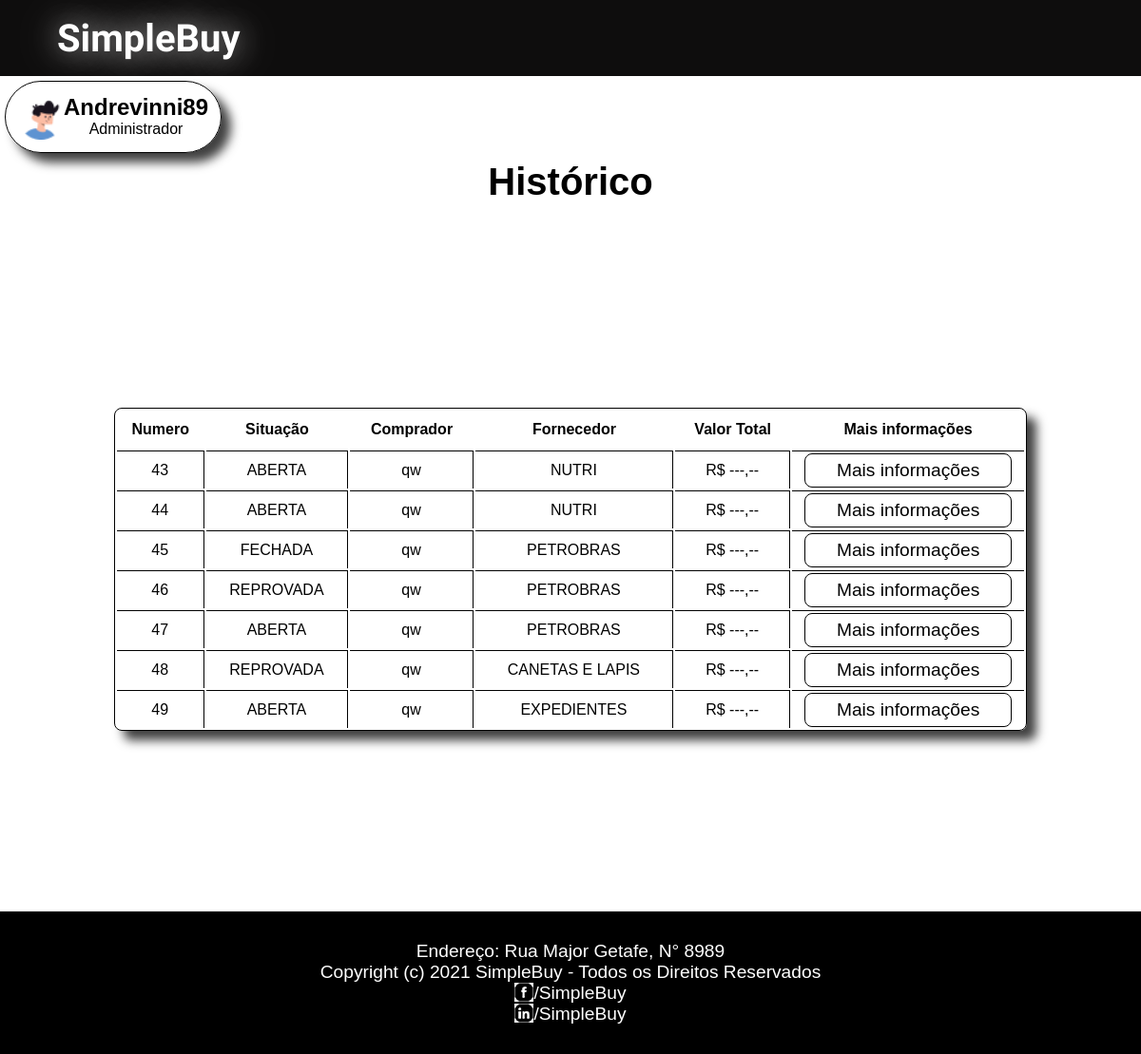
The page /inicio-administrador/Andrevinni89/historico-compras on the database as committed earlier.
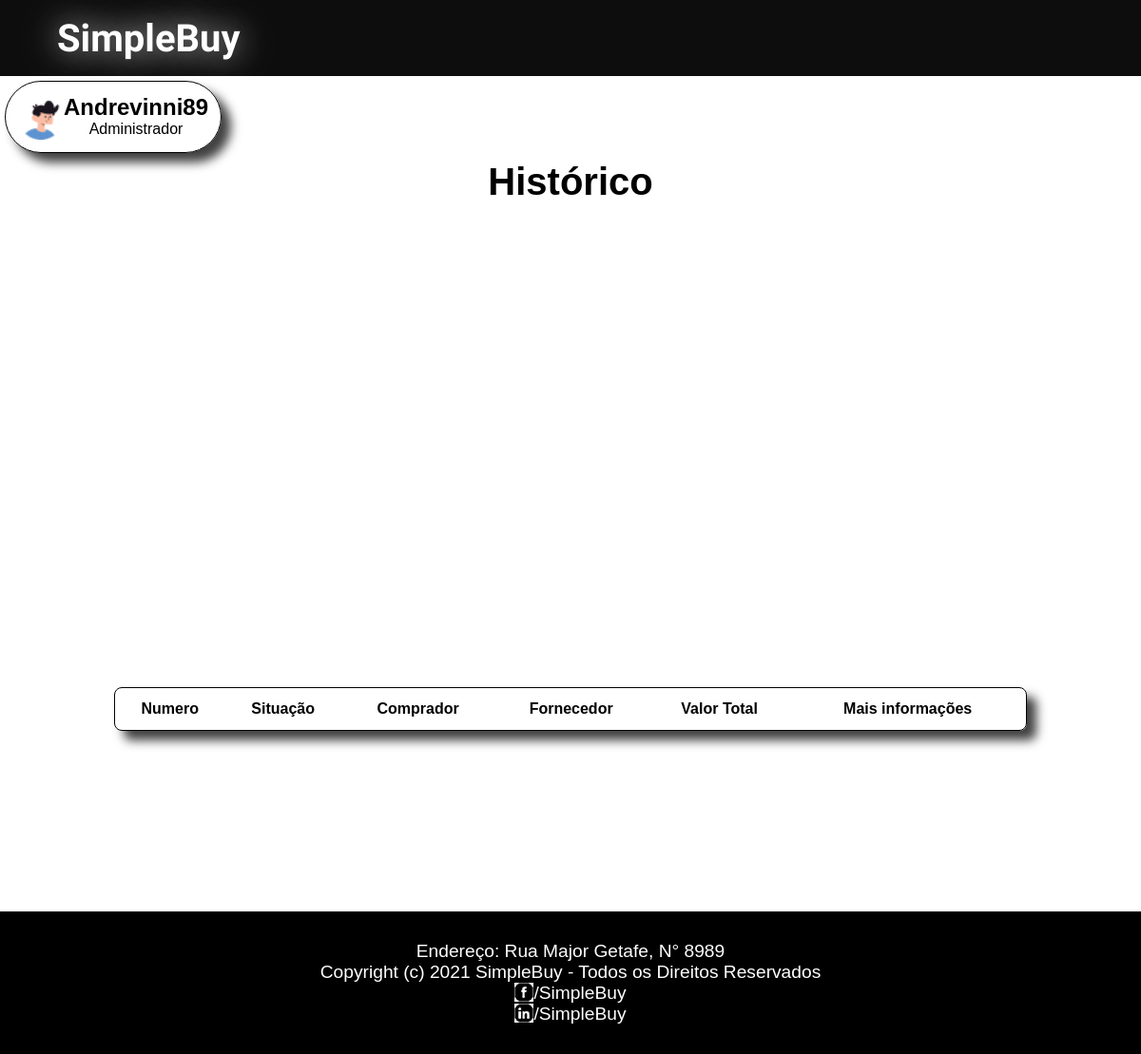
The same page on the database as committed later.
### SimpleBuy/models.py (models this page shows, shortened)
class Administrador(models.Model):
    nomeUsuario = models.CharField(unique=True, max_length=200)
    senha = models.CharField(max_length=200)
    nome = models.CharField(max_length=200)
    email = models.CharField(unique=True, max_length=500)
    telefone = models.CharField(max_length=200)
    plano = models.IntegerField()

class OrdemFornecimento(models.Model):
        fornecedor = models.ForeignKey(Fornecedor, on_delete=models.CASCADE)
        contratante = models.ForeignKey(EmpresaCompradora, on_delete=models.CASCADE)
        comprador = models.ForeignKey(Comprador, on_delete=models.CASCADE)
        situacao = models.CharField(max_length=200, default=SituacaoOf.COMPRADOR_NEGOCIANDO.value)

class Comprador(models.Model):
    nomeUsuario = models.CharField(max_length=200)
    senha = models.CharField(max_length=200)
    nome = models.CharField(max_length=200)
    email = models.CharField(max_length=200)
    telefone = models.CharField(max_length=200)
    empresa = models.ForeignKey(EmpresaCompradora, on_delete=models.CASCADE)
    def __str__(self):
        return self.nomeUsuario

class Fornecedor(models.Model):
    nome = models.CharField(max_length=200, unique=True)
    cnpj = models.CharField(max_length=200, unique=True)
    email = models.CharField(max_length=500, null=True)
    endereco = models.OneToOneField(Endereco, on_delete=models.CASCADE)
    telefone = models.CharField(max_length=200)
    classe = models.ForeignKey(Classe, on_delete=models.CASCADE, null=True)
    def __str__(self):
        return self.nome

### SimpleBuy/views.py (the view)
# urls.py: path('inicio-administrador/<str:nomeUsuario>/historico-compras', views.historico_compras, name='historico_compras'),
def historico_compras(request, nomeUsuario):
    dao = GenericDao()
    dao_itens_of = DaoItemOf()
    try:
        comprador = dao.get_by_username(Comprador, nomeUsuario)
        user = comprador
    except:
        comprador = False
        administrador = dao.get_by_username(Administrador, nomeUsuario)
        user = administrador
    ofs = dao.selectAll(OrdemFornecimento)
    context = {
        "user": user,
        "ofs": ofs
    }
    return render(request, 'SimpleBuy/historico-compras.html', context)

### SimpleBuy/dao/GenericDao.py (called while the page is built)
    def selectAll(self, Model):
        list = []
        for i in Model.objects.all():
            list.append(i)
        return list

    def get_by_username(self, Model, username):
        try:
            model = Model.objects.get(nomeUsuario=username)
        except:
            raise
        return model

### SimpleBuy/templates/SimpleBuy/historico-compras.html (shortened to what this page needs)
{% load static %}
<!DOCTYPE html>
<html lang="pt-br">
<head>
    <link rel="stylesheet" href="{% static 'style/inicio.css' %}">
    <link rel="stylesheet" href="{% static 'style/historico.css' %}">
</head>
<body>
    <div class="box">
    <header>
        <div class="container-header">
            <h1 class="tittle-header"><a id="logo" href="index.html"> SimpleBuy</a></h1>
        </div>
    </header>
            {% if user.plano > 0 %}
            <a href="/inicio-administrador/{{user.nomeUsuario}}/" class="profile-link">
                <div class="profile">
                    <img src="{% static 'img/user-image.png' %}" alt="">
                    <div class="img-name">
                        <h2>{{user.nomeUsuario}}</h2>
                        <span>Administrador</span>
                    </div>
                </div>
            </a>
        {% endif %}
        <div class="content-historico">
            <h1>Histórico</h1>
            <table>
                <tr>
                    <th>Numero</th>
                    <th>Situação</th>
                    <th >Comprador</th>
                    <th >Fornecedor</th>
                    <th>Valor Total</th>
                    <th>Mais informações</th>
                </tr>
                {% for of in ofs %}
                    <tr>
                        <td>{{of.id}}</td>
                        <td>{{of.situacao}}</td>
                        <td >{{of.comprador}}</td>
                        <td >{{of.fornecedor}}</td>
                        <td>R$ ---,--</td>
                        <td class="last"><a href="info-of/{{of.id}}"><button class="generic-button">Mais informações</button></a></td>
                    </tr>
                {% endfor %}
            </table>
        </div>
    <footer>
        <p>Endereço: Rua Major Getafe, N° 8989</p>
        <p>Copyright (c) 2021 SimpleBuy - Todos os Direitos Reservados</p>
        <div class="rede">
            <img src="{% static 'img/icone-facebook.png' %}" alt="">
            <p><a href="https://facebook/SimpleBuy">/SimpleBuy</a></p>
        </div>
        <div class="rede">
            <img src="{% static 'img/icone-linkedin.png' %}" alt="">
            <p><a href="https://linkedin/SimpleBuy">/SimpleBuy</a></p>
        </div>
    </footer>
</div>
</body>
</html>

### SimpleBuy/static/style/inicio.css (style rules this page uses)
* { margin: 0; font-family: 'Franklin Gothic Medium', 'Arial Narrow', Arial, sans-serif; }
.box { display: flex; flex-direction: column; justify-content: space-between; }
header { display: flex; width: 100%; height: 10vh; background-color: rgb(14, 13, 13); align-items: center; justify-content: space-center; }
.container-header { width: 90vw; display: flex; align-items: center; justify-content: space-between; margin: auto; }
#logo { font-size: 2.5rem; color: white; font-family: 'Style Script', cursive; opacity: 1; text-shadow: 0 0 30px rgba(255, 255, 255, 0.6), 0 0 60px rgba(255, 255, 255, 0.45), 0 0 110px rgba(255, 255, 255, 0.25), 0 0 100px rgba(255, 255, 255, 0.1); }
header a { color: white; background-color: rgba(240, 248, 255, 0); text-decoration: none; font-family: 'Franklin Gothic Medium', 'Arial Narrow', Arial, sans-serif; font-size: 1.7rem; transition: .4s; }
footer { margin-top: 150px; align-self: center; background-color: black; width: 100%; text-align: center; color: white; display: flex; flex-direction: column; align-items: center; justify-content: center; height: 150px; font-size: 1.2rem; }
footer a { text-decoration: none; color: white; }
.rede { display: flex; justify-content: center; }
.rede img { color: white; background-color: white; height: 20px; width: 20px; }
.profile-link { align-self: flex-start; padding: 8px; display: flex; margin-left: 5px; margin-top: 5px; text-decoration: none; color: black; border: 1px solid black; border-radius: 1000px; -webkit-box-shadow: 10px 10px 11px 0px rgba(0,0,0,0.75); -moz-box-shadow: 10px 10px 11px 0px rgba(0,0,0,0.75); box-shadow: 10px 10px 11px 0px rgba(0,0,0,0.75); }
.profile { align-self: flex-start; display: flex; padding: 5px; }
.profile .img-name { display: flex; align-items: center; flex-direction: column; }
.profile img { width: 3rem; }

### SimpleBuy/static/style/historico.css (style rules this page uses)
.content-historico { width: 100%; margin: auto; padding-bottom: 5vh; padding-top: 1vh; display: flex; flex-direction: column; align-items: center; justify-content: space-between; height: 75vh; border-radius: 10px; }
.content-historico h1 { font-size: 2.5rem; }
table { width: 80%; border: 1px solid black; border-radius: 8px; -webkit-box-shadow: 10px 10px 11px 0px rgba(0,0,0,0.75); -moz-box-shadow: 10px 10px 11px 0px rgba(0,0,0,0.75); box-shadow: 10px 10px 11px 0px rgba(0,0,0,0.75); }
tr { height: 5vh; border-bottom: 1px solid black; }

Rows that differ between the two databases and show on the page:
removed OrdemFornecimento: id "43", situacao "ABERTA", comprador "qw", fornecedor "NUTRI"
removed OrdemFornecimento: id "44", situacao "ABERTA", comprador "qw", fornecedor "NUTRI"
removed OrdemFornecimento: id "45", situacao "FECHADA", comprador "qw", fornecedor "PETROBRAS"
removed OrdemFornecimento: id "46", situacao "REPROVADA", comprador "qw", fornecedor "PETROBRAS"
removed OrdemFornecimento: id "47", situacao "ABERTA", comprador "qw", fornecedor "PETROBRAS"
removed OrdemFornecimento: id "48", situacao "REPROVADA", comprador "qw", fornecedor "CANETAS E LAPIS"
removed OrdemFornecimento: id "49", situacao "ABERTA", comprador "qw", fornecedor "EXPEDIENTES"
